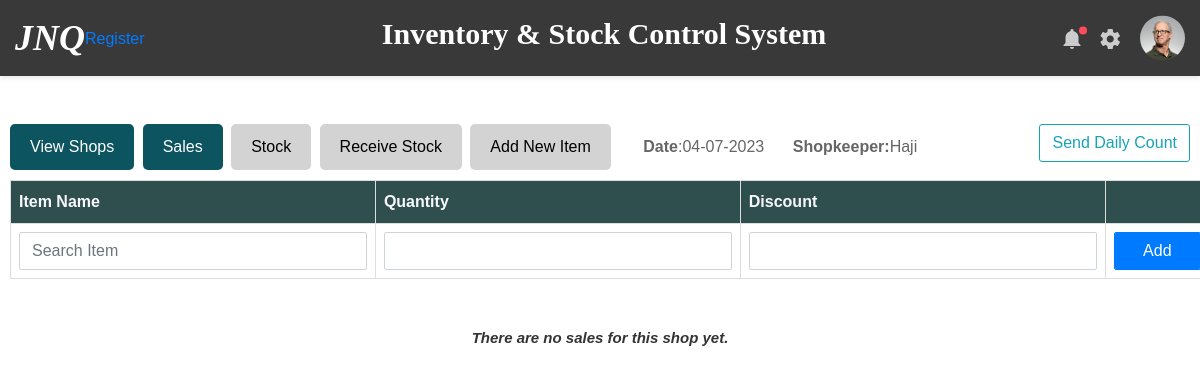
/1/shop, run on an earlier commit of the app's database.
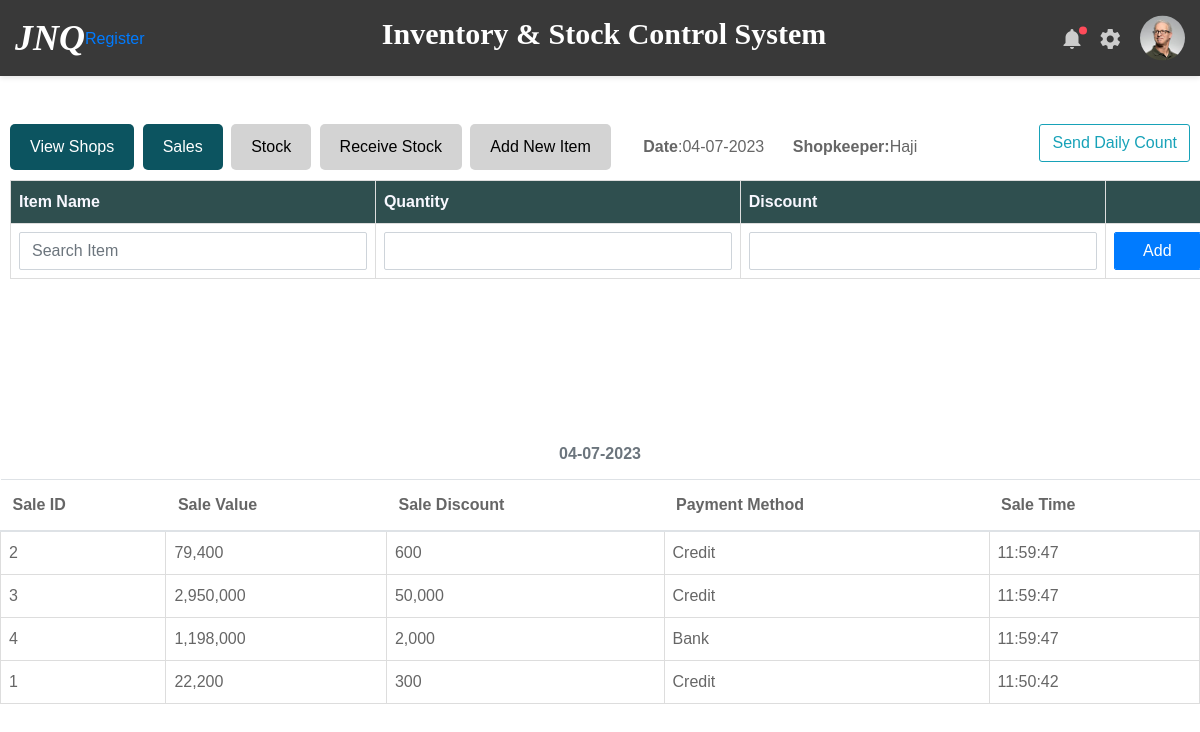
And on a later commit of the database.
### inventory/models.py (models this page shows)
class Shop(db.Model):
    id = db.Column(db.Integer, primary_key=True)
    shop_name = db.Column(db.String(100), nullable=False, unique=True)
    location = db.Column(db.String(100), nullable=False)
    shopkeeper = db.Column(db.String(100), nullable=False)
    date_registered = db.Column(db.DateTime, default=datetime.now())
    user_id = db.Column(db.Integer, db.ForeignKey('user.id'))
    restock = db.relationship('Restock', backref='shop', lazy=True)
    sale = db.relationship('Sale', backref='shop', lazy=True)
    stock_in = db.relationship('StockOut', backref='shop', lazy=True)
    daily_count = db.relationship('DailyCount', backref='shop', lazy=True)
    stock_association = db.relationship('ShopStock', back_populates='shop')
    stocks = association_proxy("stock_association", "stock")

class Sale(db.Model):
    id = db.Column(db.Integer, primary_key=True)
    sales_value = db.Column(db.Integer, nullable=False)
    sales_discount = db.Column(db.Integer, nullable=False)
    payment_method = db.Column(db.String(80), nullable=False)
    transaction_id = db.Column(db.String(60))
    date_sold = db.Column(db.DateTime, default=datetime.now())
    shop_id = db.Column(db.Integer, db.ForeignKey('shop.id'))
    debtor_id = db.Column(db.Integer, db.ForeignKey('debtor.id'))
    sale_items = db.relationship('StockSold', backref='sale_group', lazy=True)

### inventory/routes.py (the view, shortened to what this page needs)
@app.route('/<int:shop_id>/shop', methods=['GET', 'POST'])
def stock_sold(shop_id):
    shop = Shop.query.get_or_404(shop_id)
    selection_form = ShopStockSoldForm()
    sales_form = SaleForm()
    cart_items = StockSold.query.filter_by(sale_id=None).all()
    total_amount = 0
    for item in cart_items:
        total_amount += item.item_value
    sales_lookup = {}
    total_discount = {}
    Date = today_date()
    current_date = datetime.now()
    sales_entries = Sale.query.filter(Sale.date_sold <= current_date, Sale.shop_id == shop.id
                                           ).order_by(Sale.date_sold.desc()).all()
    for entry in sales_entries:
        entry_id = entry.id
        total_discount[entry_id] = sum([(item.item_discount*item.item_quantity) for item in entry.sale_items]) + entry.sales_discount
        date = entry.date_sold.strftime("%d-%m-%Y")
        if date in sales_lookup:
            sales_lookup[date].append(entry)
        else:
            sales_lookup[date] = [entry]
    return render_template('stock_sold.html', selection_form=selection_form, sales_lookup=sales_lookup, Date=Date, shop=shop,
                           sales_form=sales_form, cart_items=cart_items, total_amount=total_amount,
                           sales_entries=sales_entries, total_discount=total_discount)

### inventory/forms.py
class ShopStockSoldForm(FlaskForm):
    item_name = SearchField('Search Item Name')
    item_quantity = IntegerField('Quantity Sold', validators=[DataRequired()])
    item_discount = IntegerField('Discount', validators=[Optional()])
    submit = SubmitField('Add')

class SaleForm(FlaskForm):
    sale_discount = IntegerField('Sale Discount', validators=[Optional()])
    payment_method = SelectField('Payment Method', choices=payment_methods_list, default=None)
    transaction_id = StringField('Transaction ID', validators=[Optional()])
    submit = SubmitField('Record Sale')

### inventory/routes.py (called while the page is built)
def today_date():
    date_today = datetime.today().strftime('%d-%m-%Y')
    return date_today

### inventory/templates/stock_sold.html (shortened to what this page needs)
{% extends 'layout.html' %}
{% block content %}
    {% if current_user.user_role == 'Admin' %}
    <a href="{{ url_for('view_shop', shop_id = shop.id) }}" class="btn btn-secondary ml-2 mb-2">Back to Shop</a>
    {% else %}
    <div class="button-container">
        <a href="{{ url_for('view_shops')}}" class="button active">View Shops</a>
        <a href="{{ url_for('stock_sold', shop_id=shop.id)}}" class="button active">Sales</a>
        <a href="{{ url_for('view_shop', shop_id=shop.id)}}"class="button">Stock</a>
        <a href="{{ url_for('stock_received', shop_id=shop.id)}}" class="button">Receive Stock</a>
        <a href="{{ url_for('add_new_stock', shop_id=shop.id)}}" class="button">Add New Item</a>
        <a class="ml-4"><strong>Date</strong>:{{Date}}</a>
        <a class="ml-4"><strong>Shopkeeper:</strong>{{shop.shopkeeper}}</a>
        <div class="float-right"><a href="{{ url_for('daily_count', shop_id=shop.id)}}" class="btn btn-outline-info">Send Daily Count</a></div>
    </div>
    {% endif %}
    <table class="table" id="CartTable">
        <thead>
            <tr>
                <th>Item Name</th>
                <th>Quantity</th>
                <th>Discount</th>
                <th></th>
            </tr>
        </thead>
        <tbody>
            <tr>
                <form method="POST">
                    <td>{{ selection_form.item_name(class="form-control", id="searchItemName", placeholder="Search Item") }}</td>
                    <td>{{ selection_form.item_quantity(class="form-control") }}</td>
                    <td>{{ selection_form.item_discount(class="form-control") }}</td>
                    <td>{{ selection_form.submit(class="form-control btn btn-primary") }}</td>
                </form>
            </tr>
        </tbody>
    </table>
    {% if not sales_lookup %}
    <div class="text-center mt-4"><h5 class="font-italic">There are no sales for this shop yet.</h5></div>
    {% else %}
    {% for date in sales_lookup.keys() %}
    {% if current_user.user_role != 'Admin'%}
    <div class="table" id="SalesTable">
        {% else %}
        <div class="table">
            {% endif %}
            <table class="table mt-4">
                <thead>
                    <caption style="caption-side: top; text-align: center"><span><strong>{{date}}</strong></span></caption>
                    <tr>
                        <th>Sale ID</th>
                        <th>Sale Value</th>
                        <th>Sale Discount</th>
                        <th>Payment Method</th>
                        <th colspan="2">Sale Time</th>
                    </tr>
                </thead>
                <tbody>
                    {% for entry in sales_lookup[date] %}
                    <tr>
                        <td>{{ entry.id }}</td>
                        <td>{{ "{:,}".format (entry.sales_value) }}</td>
                        <td>{{ "{:,}".format (total_discount[entry.id]) }}</td>
                        <td>{{ entry.payment_method }}</td>
                        <td>{{ entry.date_sold.strftime('%H:%M:%S') }}</td>
                    </tr>
                    {% endfor %}
                </tbody>
            </table>
        </div>
    {% endfor %}
    {% endif %}
{% endblock %}

### inventory/templates/layout.html (shortened to what this page needs)
<!DOCTYPE html>
<html lang="en">
<head>
    <link href="{{ url_for('static', filename='css/font-face.css') }}" rel="stylesheet" media="all">
    <link href="{{ url_for('static', filename='vendor/font-awesome-4.7/css/font-awesome.min.css') }}" rel="stylesheet" media="all">
    <link href="{{ url_for('static', filename='vendor/font-awesome-5/css/fontawesome-all.min.css') }}" rel="stylesheet" media="all">
    <link href="{{ url_for('static', filename='vendor/mdi-font/css/material-design-iconic-font.min.css') }}" rel="stylesheet" media="all">
    <link href="{{ url_for('static', filename='vendor/bootstrap-4.1/bootstrap.min.css') }}" rel="stylesheet" media="all">
    <link href="{{ url_for('static', filename='vendor/animsition/animsition.min.css') }}" rel="stylesheet" media="all">
    <link href="{{ url_for('static', filename='vendor/bootstrap-progressbar/bootstrap-progressbar-3.3.4.min.css') }}" rel="stylesheet" media="all">
    <link href="{{ url_for('static', filename='vendor/wow/animate.css') }}" rel="stylesheet" media="all">
    <link href="{{ url_for('static', filename='vendor/css-hamburgers/hamburgers.min.css') }}" rel="stylesheet" media="all">
    <link href="{{ url_for('static', filename='vendor/slick/slick.css') }}" rel="stylesheet" media="all">
    <link href="{{ url_for('static', filename='vendor/select2/select2.min.css') }}" rel="stylesheet" media="all">
    <link href="{{ url_for('static', filename='vendor/perfect-scrollbar/perfect-scrollbar.css') }}" rel="stylesheet" media="all">
    <link href="{{ url_for('static', filename='css/main.css') }}" rel="stylesheet" media="all">
</head>
<body class="animsition">
        <header class="header-desktop3 d-none d-lg-block">
            <div class="section__content section__content--p35">
                <div class="header3-wrap">
                    <div class="header__logo">
                        <h1><span style="color: white; font-family: Algerian"><i>JNQ</i></span></h1>
                        <a href="{{ url_for('register_user' )}}">Register</a>
                    </div>
                     {% if current_user.is_authenticated and current_user.user_role == 'Admin' %}
                        <div class="header__navbar">
                            <ul class="list-unstyled">
                                <li class="has-sub">
                                    <a href="{{ url_for('home') }}">
                                        <i class="bot-line"></i>Dashboard
                                    </a>
                                </li>
                                <li class="has-sub">
                                    <a href="#">
                                        <span class="bot-line"></span>Stores</a>
                                    <ul class="header3-sub-list list-unstyled">
                                        <li>
                                            <a href="{{ url_for('register_store')}}">Add</a>
                                        </li>
                                        <li>
                                            <a href="{{ url_for('view_stores')}}">View</a>
                                        </li>
                                    </ul>
                                </li>
                                <li class="has-sub">
                                    <a href="#">
                                        <span class="bot-line"></span>Users</a>
                                    <ul class="header3-sub-list list-unstyled">
                                        <li>
                                            <a href="{{ url_for('register_user') }}">Register</a>
                                        </li>
                                        <li>
                                            <a href="{{url_for('view_users')}}">View</a>
                                        </li>
                                    </ul>
                                </li>
                                <li class="has-sub">
                                    <a href="#">
                                        <span class="bot-line"></span>Shops</a>
                                    <ul class="header3-sub-list list-unstyled">
                                        <li>
                                            <a href="{{ url_for('register_shop') }}">Add</a>
                                        </li>
                                        <li>
                                            <a href="{{ url_for('view_shops') }}">View</a>
                                        </li>
                                    </ul>
                                </li>
                                <li class="has-sub">
                                    <a href="#">
                                        <span class="bot-line"></span>Suppliers</a>
                                    <ul class="header3-sub-list list-unstyled">
                                        <li>
                                            <a href="login.html">Register</a>
                                        </li>
                                        <li>
                                            <a href="register.html">View</a>
                                        </li>
                                    </ul>
                                </li>
                                <li class="has-sub">
                                    <a href="#">
                                        <span class="bot-line"></span>Debtors</a>
                                    <ul class="header3-sub-list list-unstyled">
                                        <li>
                                            <a href="{{ url_for('view_debtors')}}">View</a>
                                        </li>
                                    </ul>
                                </li>
                                <li class="has-sub">
                                    <a href="#">
                                        <span class="bot-line"></span>Accounts</a>
                                    <ul class="header3-sub-list list-unstyled">
                                        <li>
                                            <a href="login.html">Add</a>
                                        </li>
                                        <li>
                                            <a href="register.html">View</a>
                                        </li>
                                    </ul>
                                </li>
                            </ul>
                        </div>
                    {% else %}
                         <a href="{{ url_for('login') }}"><h2 style="color: white; font-family: Verdana">
                             Inventory & Stock Control System</h2></a>
                    {% endif %}
                    <div class="header__tool">
                        <div class="header-button-item has-noti js-item-menu">
                            <i class="zmdi zmdi-notifications"></i>
                        </div>
                        <div class="header-button-item js-item-menu">
                            <i class="zmdi zmdi-settings"></i>
                        </div>
                        <div class="account-wrap">
                            <div class="account-item account-item--style2 clearfix js-item-menu">
                                <div class="image">
                                    <img src="../static/images/icon/avatar-01.jpg" alt="John Doe" />
                                </div>
                            </div>
                        </div>
                    </div>
                </div>
            </div>
        </header>
    {% block content %}
    {% endblock %}
</body>
</html>

What changed in the data, as far as the page shows it:
added Sale: id "2", sales_value "79,400", total_discount "600", payment_method "Credit", date_sold "11:59:47"
added Sale: id "3", sales_value "2,950,000", total_discount "50,000", payment_method "Credit", date_sold "11:59:47"
added Sale: id "4", sales_value "1,198,000", sales_discount "2,000", payment_method "Bank", date_sold "11:59:47"
added Sale: id "1", sales_value "22,200", total_discount "300", payment_method "Credit", date_sold "11:50:42"
Also different on the page:
new list line: "04-07-2023 Sale ID Sale Value Sale Discount Payment Method Sale Time"
text no longer shown: "There are no sales for this shop yet."
